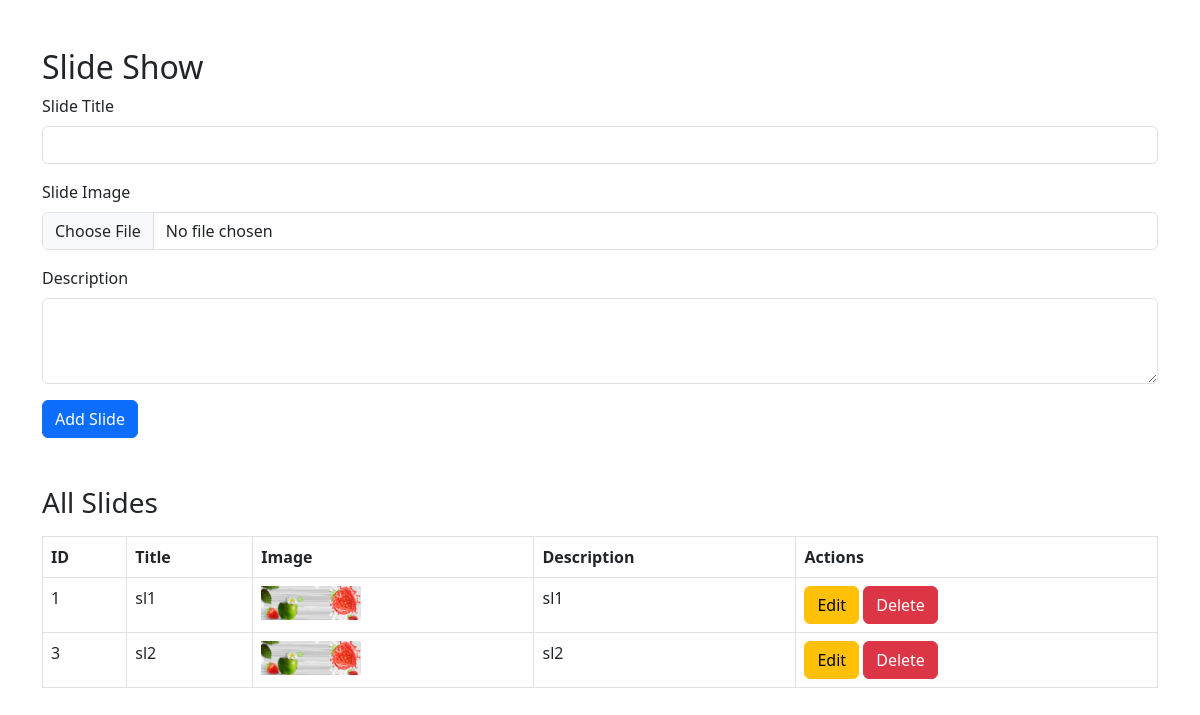
/slideshow.php, run on the app's committed database.
### tables this page shows
CREATE TABLE `slides` (
  `id` int(11) NOT NULL,
  `slide_title` varchar(255) DEFAULT NULL,
  `slide_image` varchar(255) DEFAULT NULL,
  `slide_description` text DEFAULT NULL
);

### slideshow.php (the view, shortened to what this page needs)
<?php
include 'db_connection.php';
$slides = mysqli_query($conn, "SELECT * FROM slides");
?>
<!DOCTYPE html>
<html lang="en">
<head>
    <link href="https://cdn.jsdelivr.net/npm/bootstrap@5.3.0-alpha3/dist/css/bootstrap.min.css" rel="stylesheet">
</head>
<body>
    <div class="container mt-5">
        <h2>Slide Show</h2>
        <form action="slideshow.php" method="POST" enctype="multipart/form-data">
            <div class="mb-3">
                <label for="title" class="form-label">Slide Title</label>
                <input type="text" class="form-control" name="title" id="title" required>
            </div>
            <div class="mb-3">
                <label for="slide_image" class="form-label">Slide Image</label>
                <input type="file" class="form-control" name="slide_image" id="slide_image" required>
            </div>
            <div class="mb-3">
                <label for="description" class="form-label">Description</label>
                <textarea class="form-control" name="description" id="description" rows="3" required></textarea>
            </div>
            <button type="submit" class="btn btn-primary" name="add_slide">Add Slide</button>
        </form>
        <h3 class="mt-5">All Slides</h3>
        <table class="table table-bordered mt-3">
            <thead>
                <tr>
                    <th>ID</th>
                    <th>Title</th>
                    <th>Image</th>
                    <th>Description</th>
                    <th>Actions</th>
                </tr>
            </thead>
            <tbody>
                <?php while ($slide = mysqli_fetch_assoc($slides)) { ?>
                    <tr>
                        <td><?php echo $slide['id']; ?></td>
                        <td><?php echo $slide['slide_title']; ?></td>
                        <td><img src="<?php echo $slide['slide_image']; ?>" alt="Slide Image" width="100"></td>
                        <td><?php echo $slide['slide_description']; ?></td>
                        <td>
                            <button class="btn btn-warning" data-bs-toggle="modal" data-bs-target="#editModal<?php echo $slide['id']; ?>">Edit</button>
                            <a href="slideshow.php?delete_slide=<?php echo $slide['id']; ?>" class="btn btn-danger">Delete</a>
                        </td>
                    </tr>
                <?php } ?>
            </tbody>
        </table>
    </div>
</body>
</html>

### data on the page
slides: id "1", slide_title "sl1", slide_image (picture), slide_description "sl1"
slides: id "3", slide_title "sl2", slide_image (picture), slide_description "sl2"
